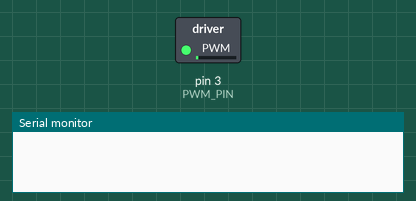
This sketch was run on a simulated Arduino Uno, built with avr-gcc and run on an emulated ATmega328P. Shown: switched loads named in the sketch (green lamp = pin HIGH), the last lines printed to the serial monitor.

Above: at 0.1 s.
At 0.7 s:
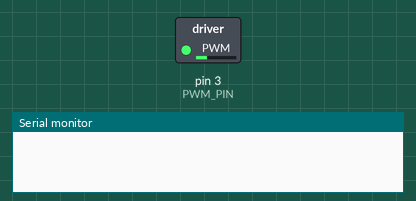
At 1.3 s:
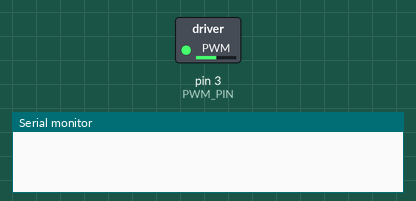
At 2.6 s:
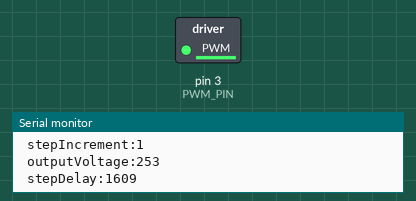
Timing chart, 0 to 39.9 s (numbered marks = the images above):
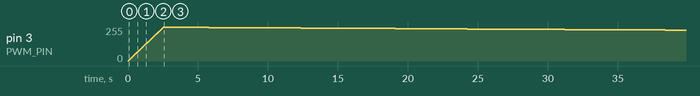

Measured:
- by itself, pin 3 (PWM_PIN): rises from 1/255 to 253/255 in 2.5 s, then falls to 232/255 in 35.8 s

The sketch:

speedMotorControl.ino
```cpp
#include <EEPROM.h>

int PWM_PIN = 3;

//statuses:
const float VOLTAGE_FACTOR = 1;
const int DELAY_UPPER_LIMIT = 1600;  //MILLISECONDS
const int VOLTAGE_UPPER_LIMIT = 254;    //4.96 V aprox. 254
const int VOLTAGE_STEPS = 84;
const int LOWER_VOLTAGE_LIMIT = VOLTAGE_UPPER_LIMIT - VOLTAGE_STEPS;    //2.65 V aprox. 170
const float DELAY_FACTOR = (0.5*DELAY_UPPER_LIMIT)/VOLTAGE_STEPS;  // 9 MILLISECONDS

unsigned int outputVoltage = 0;
int stepDelay = 0;
int delayIncrement = 0;
int voltageIncrement = 0;
int step = 0;
int stepIncrement = -1;

unsigned long beginningPulse0 = micros();


void setup() {
  // put your setup code here, to run once:
  Serial.begin(115200);
  pinMode(PWM_PIN, OUTPUT);
  analogWrite(PWM_PIN, 0);
  startMotor();
}

void startMotor(){    //fast start to avoid resonance in the motor
  while(outputVoltage < VOLTAGE_UPPER_LIMIT){
    analogWrite(PWM_PIN, outputVoltage);
    delay(10);
    outputVoltage = outputVoltage + 1;
  }
}

void loop() {
    if (outputVoltage >=VOLTAGE_UPPER_LIMIT){
	    step = 0;									//reset on upper limit
	    stepIncrement = 1;
    }
    else if (outputVoltage <= LOWER_VOLTAGE_LIMIT){
	    stepIncrement = -1;
    }
  step = step + stepIncrement;
	voltageIncrement = step*VOLTAGE_FACTOR;
	delayIncrement = step*DELAY_FACTOR;
    outputVoltage = VOLTAGE_UPPER_LIMIT - voltageIncrement;
    stepDelay = DELAY_UPPER_LIMIT + delayIncrement;

  printValue("step", step);
  printValue("stepIncrement", stepIncrement);
  printValue("outputVoltage", outputVoltage);
  printValue("stepDelay", stepDelay);
    analogWrite(PWM_PIN, outputVoltage);
    delay(stepDelay);
}


void printValue(String name, unsigned long value){
    Serial.print(" " + name + ":");
    Serial.print(value);
    Serial.println(" ");
}
```
